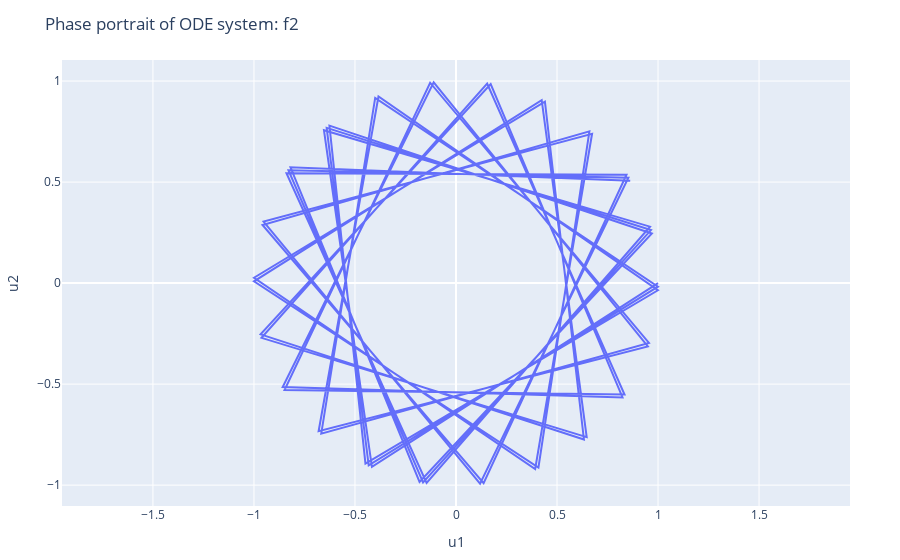

The code cell stored with this chart in its notebook:
### Markdown cell above
Alternatively, we can use the `plot_phase_portrait` function to plot this system (without the exact solution):

### Code cell
plot_phase_portrait(f2, u, t, method="rk4", Δt=0.001, yaxis=attr(scaleanchor = "x",scaleratio = 1))

### Figure 1 — Plotly figure (JSON) as saved in the notebook; plotly's stock layout.template omitted (floating-point values rounded to 4 significant figures)
{"data": [{"mode": "lines", "type": "scatter", "x": [1, -0.4161, -0.6536, 0.9602, -0.1455, -0.8391, 0.8439, 0.1367, -0.9577, 0.6603, 0.4081, -1.0, 0.4242, 0.6469, -0.9626, 0.1543, 0.8342, -0.8486, -0.128, 0.9551, -0.6669, -0.4, 0.9998, -0.4322, -0.6401, 0.965, -0.163, -0.8293, 0.8532, 0.1192, -0.9524, 0.6735, 0.3919, -0.9996, 0.4401, 0.6333, -0.9673, 0.1717, 0.8243, -0.8578, -0.1104, 0.9497, -0.68, -0.3837, 0.9994, -0.4481, -0.6264, 0.9695, -0.1804, -0.8193, 0.8623], "y": [0, -0.9093, 0.7568, 0.2794, -0.9894, 0.544, 0.5366, -0.9906, 0.2879, 0.751, -0.9129, 0.008851, 0.9056, -0.7626, -0.2709, 0.988, -0.5514, -0.5291, 0.9918, -0.2964, -0.7451, 0.9165, -0.0177, -0.9018, 0.7683, 0.2624, -0.9866, 0.5588, 0.5216, -0.9929, 0.3048, 0.7392, -0.92, 0.02655, 0.8979, -0.7739, -0.2538, 0.9851, -0.5661, -0.514, 0.9939, -0.3132, -0.7332, 0.9235, -0.0354, -0.894, 0.7795, 0.2453, -0.9836, 0.5734, 0.5064]}], "layout": {"margin": {"b": 50, "l": 50, "r": 50, "t": 60}, "method": "rk4", "title": "Phase portrait of ODE system: f2", "xaxis": {"title": {"text": "u1"}}, "yaxis": {"scaleanchor": "x", "scaleratio": 1, "title": {"text": "u2"}}, "Δt": 0.001}}
